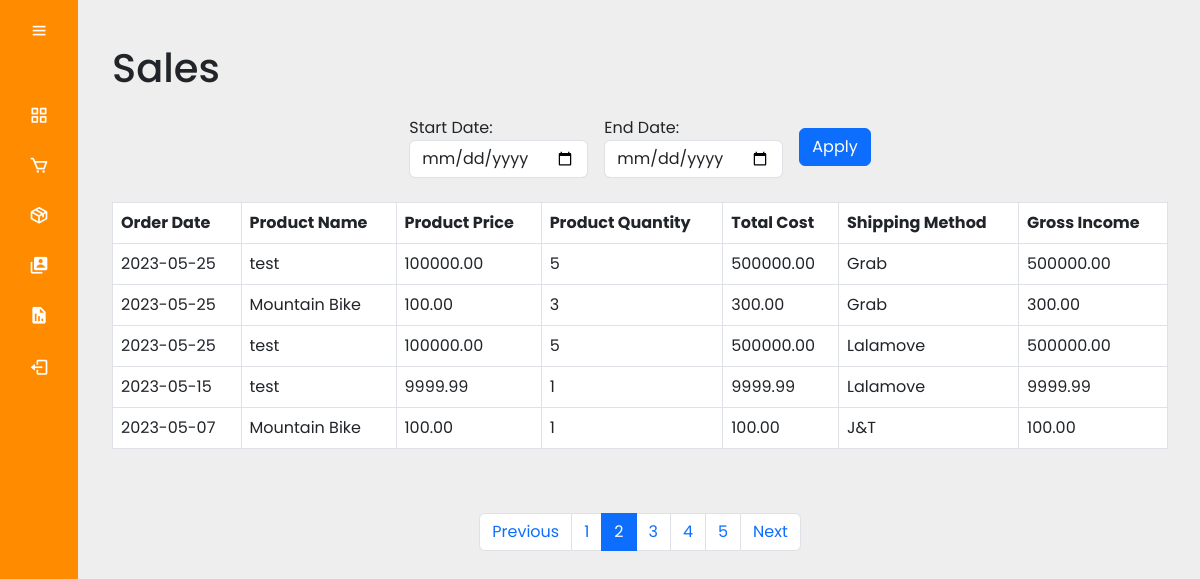
Page /admin/report_sales.php?page_no=2 (signed in) on the committed database.
### tables this page shows
CREATE TABLE `order_items` (
  `item_id` int(11) NOT NULL,
  `order_id` int(11) NOT NULL,
  `product_id` varchar(255) NOT NULL,
  `product_name` varchar(255) NOT NULL,
  `product_color` varchar(250) NOT NULL,
  `product_image` varchar(255) NOT NULL,
  `product_price` decimal(10,2) NOT NULL,
  `product_quantity` int(11) NOT NULL,
  `user_id` int(11) NOT NULL,
  `order_date` datetime NOT NULL DEFAULT current_timestamp()
);

CREATE TABLE `orders` (
  `order_id` int(11) NOT NULL,
  `wsname` varchar(250) NOT NULL,
  `wsphone` bigint(20) NOT NULL,
  `wsaddress` text NOT NULL,
  `wscourier` text NOT NULL,
  `order_cost` decimal(10,2) NOT NULL,
  `order_status` varchar(100) NOT NULL DEFAULT 'on_hold',
  `user_name` varchar(250) NOT NULL,
  `user_email` text NOT NULL,
  `user_id` int(11) NOT NULL,
  `user_phone` bigint(20) NOT NULL,
  `user_city` varchar(255) NOT NULL,
  `user_address` text NOT NULL,
  `user_landmark` text NOT NULL,
  `location_link` text NOT NULL,
  `payment_method` varchar(20) NOT NULL,
  `shipping_method` varchar(250) NOT NULL,
  `payment_image` varchar(250) NOT NULL,
  `order_date` date NOT NULL DEFAULT current_timestamp(),
  `shipping_fee` decimal(6,2) NOT NULL
);

### admin/report_sales.php (the view, shortened to what this page needs)
<?php include('header.php'); ?>
<?php
if (isset($_GET['page_no']) && $_GET['page_no'] != "") {
    $page_no = $_GET['page_no'];
} else {
    $page_no = 1;
}
$stmt1 = $conn->prepare("SELECT COUNT(*) AS total_records FROM orders");
$stmt1->execute();
$stmt1->bind_result($total_records);
$total_records_per_page = 5;
$offset = ($page_no - 1) * $total_records_per_page;
$previous_page = $page_no - 1;
$next_page = $page_no + 1;
$total_no_of_pages = ceil($total_records / $total_records_per_page);
$stmt2 = $conn->prepare("SELECT orders.order_date, order_items.product_name, order_items.product_price, order_items.product_quantity, (order_items.product_price * order_items.product_quantity) AS total_cost, orders.shipping_method, products.product_bp, (order_items.product_price * order_items.product_quantity) AS gross_income
FROM orders
INNER JOIN order_items ON orders.order_id = order_items.order_id
INNER JOIN products ON order_items.product_id = products.product_id
ORDER BY orders.order_date DESC
LIMIT $offset, $total_records_per_page");
$stmt2->execute();
$sales = $stmt2->get_result();
?>
<link rel="stylesheet" type="text/css" href="admin_style.css">
<?php include('security.php');
include('sidemenu.php'); ?>
<div class="main-content">
    <div class="container-fluid">
        <h1 class="my-4">Sales</h1>
        <div class="row">
            <div class="col-md-12">
                <form action="" method="POST" class="d-flex justify-content-center align-items-center mb-4">
                    <div class="form-group mx-2">
                        <label for="start_date">Start Date:</label>
                        <input type="date" name="start_date" id="start_date" class="form-control" value="<?php echo isset($_POST['start_date']) ? $_POST['start_date'] : ''; ?>">
                    </div>
                    <div class="form-group mx-2">
                        <label for="end_date">End Date:</label>
                        <input type="date" name="end_date" id="end_date" class="form-control" value="<?php echo isset($_POST['end_date']) ? $_POST['end_date'] : ''; ?>">
                    </div>
                    <div class="form-group mx-2">
                        <button type="submit" name="apply" class="btn btn-primary">Apply</button>
                    </div>
                </form>
            </div>
        </div>
        <div class="table-responsive">
            <table class="table table-bordered">
                <thead>
                    <tr>
                        <th>Order Date</th>
                        <th>Product Name</th>
                        <th>Product Price</th>
                        <th>Product Quantity</th>
                        <th>Total Cost</th>
                        <th>Shipping Method</th>
                        <th>Gross Income</th>
                    </tr>
                </thead>
                <tbody>
                    <?php while ($row = $sales->fetch_assoc()) { ?>
                        <tr>
                            <td><?php echo $row['order_date']; ?></td>
                            <td><?php echo $row['product_name']; ?></td>
                            <td><?php echo $row['product_price']; ?></td>
                            <td><?php echo $row['product_quantity']; ?></td>
                            <td><?php echo $row['total_cost']; ?></td>
                            <td><?php echo $row['shipping_method']; ?></td>
                            <td><?php echo $row['gross_income']; ?></td>
                        </tr>
                    <?php } ?>
                </tbody>
            </table>
        </div>
        <nav aria-label="Page navigation example" class="text-center">
            <ul class="pagination mt-5 justify-content-center">
                <li class="page-item <?php if ($page_no <= 1) {
                                            echo 'disabled';
                                        } ?>">
                    <a class="page-link" <?php if ($page_no > 1) {
                                                echo "href='?page_no=$previous_page'";
                                            } ?>>Previous</a>
                </li>
                <?php
                if ($total_no_of_pages <= 10) {
                    for ($counter = 1; $counter <= $total_no_of_pages; $counter++) {
                        if ($counter == $page_no) {
                            echo "<li class='page-item active'><a class='page-link'>$counter</a></li>";
                        } else {
                            echo "<li class='page-item'><a class='page-link' href='?page_no=$counter'>$counter</a></li>";
                        }
                    }
                }
                ?>
                <li class="page-item <?php if ($page_no >= $total_no_of_pages) {
                                            echo 'disabled';
                                        } ?>">
                    <a class="page-link" <?php if ($page_no < $total_no_of_pages) {
                                                echo "href='?page_no=$next_page'";
                                            } ?>>Next</a>
                </li>
            </ul>
        </nav>
    </div>
</div>

### assets/css/admin_style.css (style rules this page uses)
* { margin: 0; padding: 0; box-sizing: border-box; font-family: 'Poppins', sans-serif; }
body { background-color: #eee; }
.main-content { position: relative; min-height: 100vh; top: 0; left: 80px; transition: all 0.5s ease; width: calc(100% - 80px); padding: 1rem; }
.table-responsive { width: 100%; overflow-x: auto; }
.main-content { padding: 20px; }

### rows in the picture
order_items: order.order_date "2023-05-25", product_name "test", product_price "100000.00", product_quantity "5", total_cost "500000.00", order.shipping_method "Grab", gross_income "500000.00"
order_items: order.order_date "2023-05-25", product_name "Mountain Bike", product_price "100.00", product_quantity "3", total_cost "300.00", order.shipping_method "Grab", gross_income "300.00"
order_items: order.order_date "2023-05-25", product_name "test", product_price "100000.00", product_quantity "5", total_cost "500000.00", order.shipping_method "Lalamove", gross_income "500000.00"
order_items: order.order_date "2023-05-15", product_name "test", product_price "9999.99", product_quantity "1", total_cost "9999.99", order.shipping_method "Lalamove", gross_income "9999.99"
order_items: order.order_date "2023-05-07", product_name "Mountain Bike", product_price "100.00", product_quantity "1", total_cost "100.00", order.shipping_method "J&T", gross_income "100.00"
